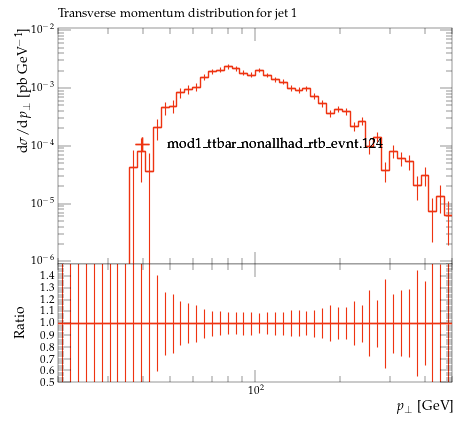

The script that saved this image:
#! /usr/bin/env python

# This Python script was auto-generated using YODA v2.0.2.
# Analysis object: /MC_TTBAR/onelep_jet_1_pT
# Timestamp: 07-08-2026 (10:19:45)

import matplotlib as mpl
import matplotlib.pyplot as plt
mpl.use('Agg') # comment out for interactive use
import os
import numpy as np

plotDir = os.path.split(os.path.realpath(__file__))[0]
if 'YODA_USER_PLOT_PATH' in globals():
    plot_outdir = globals()['YODA_USER_PLOT_PATH']
else:
    plot_outdir = plotDir

#plot style
plt.style.use(os.path.join(plotDir, '../default.mplstyle'))
# plot metadata
figW, figH = plt.rcParams['figure.figsize']
ax_xLabel = r'$p_\perp$ [GeV]'
ax_yLabel = r'$\mathrm{d}\sigma/\mathrm{d}p_\perp$ [pb GeV$^{-1}$]'
ax_title  = r'Transverse momentum distribution for jet 1'
ax_xScale = 'log'
ax_yScale = 'log'
xLims = (20.0, 500.0)
yLims = (9e-07, 0.011000000000000001)

# TeX-friendly labels for the legend
labels = {
    'legend' : ([ r"mod1\_ttbar\_nonallhad\_rtb\_evnt.124" ], r""),
}

# Adjust canvas width and height
canvasW = 10.0
canvasH = 9.0
figW *= canvasW/10.
figH *= canvasH/9.

# Create figure and axis objects
fig, (ax, ratio0_ax) = plt.subplots(2, 1, sharex=True,
                  figsize=(figW,figH), gridspec_kw={'height_ratios': (6.0, 3.0)})

# Set figure margins
plt.subplots_adjust(
    left   = 1.0 * plt.rcParams['figure.subplot.left'],
    right  = 1.0 * plt.rcParams['figure.subplot.right'],
    top    = 1.0 * plt.rcParams['figure.subplot.top'],
    bottom = 1.0 * plt.rcParams['figure.subplot.bottom'])

ratio0_ax.yaxis.set_major_locator(mpl.ticker.MultipleLocator(0.1))
ratio0_ax.set_ylim(0.5, 1.4999)
ratio0_ax.set_ylabel('Ratio')

# the numerical data is stored in a separate file
dataf = dict()
prefix = os.path.split(__file__)[0]
if prefix:    prefix = prefix + '/'
exec(open(prefix+'onelep_jet_1_pT__data.py').read(), dataf)


legend_handles = dict() # keep track of handles for the legend

# style options for curves
# starts at zorder>=5 to draw curve on top of legend
styles = {
  'mod1_ttbar_nonallhad_rtb_evnt.124.yoda.gz': {
    'color' : '#EE3311',
    'linestyle' : '-',
    'linewidth' : 1,
    'marker' : 'none',
    'markersize' : 2,
    'capsize' : 0.0,
    'zorder' : 5,
    'histstyle' : 1,
    'drawstyle' : 'steps-pre',
    'xerrorbars' : 1,
    'yerrorbars' : 1,
    'fillcolor' : None,
    'fillopacity' : 1.0,
    'ratio0_linestyle' : '-',
    'ratio0_linewidth' : 1,
    'ratio0_marker' : 'none',
    'ratio0_markersize' : 2,
    'ratio0_capsize' : 0.0,
    'ratio0_zorder' : 5,
    'ratio0_histstyle' : 1,
    'ratio0_drawstyle' : 'steps-pre',
    'ratio0_xerrorbars' : 1,
    'ratio0_yerrorbars' : 1,
  },
}

# curve from input yoda files in main panel
for label, yvals in dataf['yvals'].items():
    if all(np.isnan(v) for v in dataf['yvals'][label]):
        continue
    tmp = None
    if styles[label]['histstyle']: # draw as histogram
        xpos = dataf['xedges'][label] if styles[label]['drawstyle'] else dataf['xpoints'][label]
        ypos = np.insert(yvals, 0, yvals[0]) if styles[label]['drawstyle'] else yvals
        if styles[label]['fillcolor']: # fill area below curve
            ax.fill_between(xpos, ypos, step='pre',
                            color=styles[label]['fillcolor'],
                            alpha=styles[label]['fillopacity'])
        tmp, = ax.plot(xpos, ypos,
                       color=styles[label]['color'],
                       linestyle=styles[label]['linestyle'],
                       linewidth=styles[label]['linewidth'],
                       drawstyle=styles[label]['drawstyle'], solid_joinstyle='miter',
                       zorder=styles[label]['zorder'], label=label)
    tmp = ax.errorbar(dataf['xpoints'][label], yvals,
                      xerr=np.array(dataf['xerrs'][label])*styles[label]['xerrorbars'],
                      yerr=np.array(dataf['yerrs'][label])*styles[label]['yerrorbars'],
                      fmt=styles[label]['marker'], capsize=styles[label]['capsize'],
                      markersize=styles[label]['markersize'],
                      ecolor=styles[label]['color'],
                      color=styles[label]['color'], zorder=styles[label]['zorder'])
    tmp[-1][0].set_linestyle(styles[label]['linestyle'])
    tmp[-1][0].set_linewidth(styles[label]['linewidth'])
    if label in dataf['add_legend_handle']:  legend_handles[label] = tmp
    for varLabel in dataf['variation_yvals'].keys():
        if varLabel.startswith(label):
            tmp, = ax.plot(dataf['xedges'][label], dataf['variation_yvals'][varLabel],
                           color=styles[label]['color'],
                           linestyle=styles[label]['linestyle'],
                           linewidth=styles[label]['linewidth'],
                           drawstyle='steps-pre', solid_joinstyle='miter',
                           zorder=styles[label]['zorder'], alpha=0.5)


# plots on ratio panel
# curve from input yoda files in ratio panel
for label, yvals in dataf['ratio0_yvals'].items():
    if all(np.isnan(v) for v in yvals):
        continue
    if styles[label]['ratio0_histstyle']: # plot as histogram
        xpos = dataf['xedges']['mod1_ttbar_nonallhad_rtb_evnt.124.yoda.gz'] if styles[label]['ratio0_drawstyle'] else dataf['xpoints']['mod1_ttbar_nonallhad_rtb_evnt.124.yoda.gz']
        ypos = np.insert(yvals, 0, yvals[0]) if styles[label]['ratio0_drawstyle'] else yvals
        ratio0_ax.plot(xpos, ypos,
                       color=styles[label]['color'],
                       linewidth=styles[label]['linewidth'],
                       linestyle=styles[label]['ratio0_linestyle'],
                       drawstyle=styles[label]['ratio0_drawstyle'], zorder=styles[label]['zorder'],
                       solid_joinstyle='miter')
    tmp = ratio0_ax.errorbar(dataf['xpoints']['mod1_ttbar_nonallhad_rtb_evnt.124.yoda.gz'], yvals,
                             xerr=np.array(dataf['ref_xerrs'])*styles[label]['ratio0_xerrorbars'],
                             yerr=np.array(dataf['ratio0_yerrs'][label])*styles[label]['ratio0_yerrorbars'],
                             fmt=styles[label]['ratio0_marker'], capsize=styles[label]['ratio0_capsize'],
                             markersize=styles[label]['ratio0_markersize'],
                             ecolor=styles[label]['color'],
                             color=styles[label]['color'])
    tmp[-1][0].set_linestyle(styles[label]['ratio0_linestyle'])
    tmp[-1][0].set_linewidth(styles[label]['ratio0_linewidth'])

    for varlabel in dataf['ratio0_variation_vals'].keys():
        if varlabel.startswith(label):
            ratio0_ax.plot(dataf['xedges']['mod1_ttbar_nonallhad_rtb_evnt.124.yoda.gz'],
                            dataf['ratio0_variation_vals'][varlabel],
                            color=styles[label]['color'],
                            linestyle=styles[label]['linestyle'],
                            linewidth=styles[label]['linewidth'],
                            drawstyle='steps-pre', solid_joinstyle='miter',
                            zorder=1, alpha=0.5)

legend_items = list(legend_handles.values())
ax.add_artist(ax.legend(legend_items,
                        labels['legend'][0],
                        title=labels['legend'][1],
                        alignment='left',
                        loc='center',
                        bbox_to_anchor=(0.5, 0.5)))

# set plot metadata as defined above
ratio0_ax.set_xlabel(ax_xLabel)
ratio0_ax.xaxis.set_label_coords(1., -0.15)
ax.set_ylabel(ax_yLabel, ha='right', va='top')
ax.yaxis.set_label_coords(-0.11, 1.0)
ax.set_title(ax_title, loc='left')
ax.set_xscale(ax_xScale)
ax.set_yscale(ax_yScale)
ax.set_xlim(xLims)
ax.set_ylim(yLims)

# tick formatting
plt.rcParams['xtick.top'] = True
plt.rcParams['ytick.right'] = True
ax.yaxis.set_major_locator(mpl.ticker.LogLocator(base=10.0, numticks=np.inf))
ax.yaxis.set_minor_locator(mpl.ticker.LogLocator(
                           base=10.0, subs=np.arange(0.1, 1, 0.1), numticks=np.inf))
fig.align_ylabels((ax, ratio0_ax))
plt.savefig(os.path.join(plot_outdir, 'onelep_jet_1_pT.pdf'), format='PDF')
plt.savefig(os.path.join(plot_outdir, 'onelep_jet_1_pT.png'), format='PNG')

plt.close(fig)
